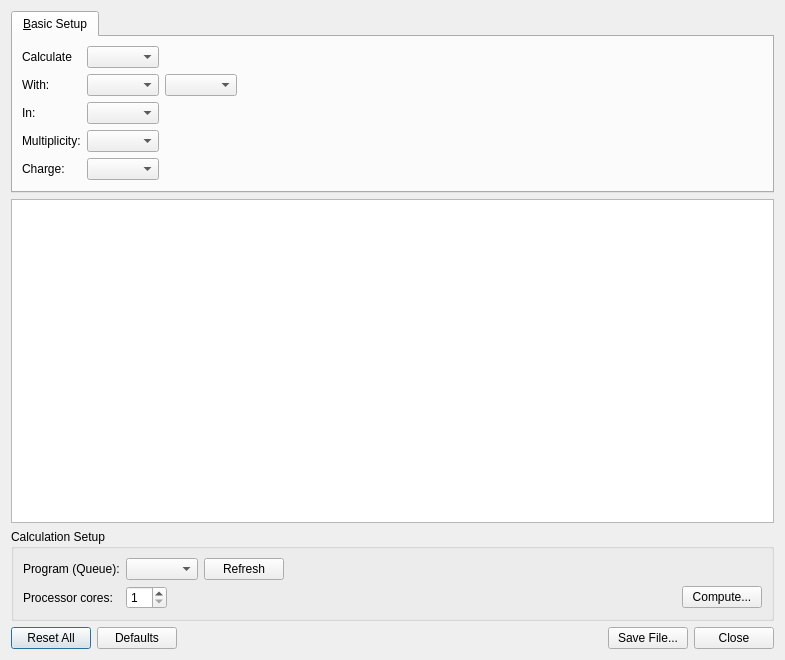
<?xml version="1.0" encoding="UTF-8"?>
<ui version="4.0">
 <class>GamessInputDialog</class>
 <widget class="QDialog" name="GamessInputDialog">
  <property name="geometry">
   <rect>
    <x>0</x>
    <y>0</y>
    <width>785</width>
    <height>660</height>
   </rect>
  </property>
  <property name="windowTitle">
   <string>GAMESS Input</string>
  </property>
  <layout class="QGridLayout">
   <item row="0" column="0">
    <widget class="QTabWidget" name="modeTab">
     <property name="currentIndex">
      <number>0</number>
     </property>
     <widget class="QWidget" name="basicWidget">
      <attribute name="title">
       <string>&amp;Basic Setup</string>
      </attribute>
      <layout class="QGridLayout">
       <item row="1" column="1">
        <layout class="QHBoxLayout">
         <item>
          <widget class="QComboBox" name="theoryCombo"/>
         </item>
         <item>
          <widget class="QComboBox" name="basisCombo">
           <property name="accessibleDescription">
            <string notr="true"/>
           </property>
          </widget>
         </item>
         <item>
          <spacer>
           <property name="orientation">
            <enum>Qt::Horizontal</enum>
           </property>
           <property name="sizeHint" stdset="0">
            <size>
             <width>16</width>
             <height>20</height>
            </size>
           </property>
          </spacer>
         </item>
        </layout>
       </item>
       <item row="3" column="1">
        <layout class="QHBoxLayout">
         <item>
          <widget class="QComboBox" name="multiplicityCombo"/>
         </item>
         <item>
          <spacer>
           <property name="orientation">
            <enum>Qt::Horizontal</enum>
           </property>
           <property name="sizeHint" stdset="0">
            <size>
             <width>40</width>
             <height>20</height>
            </size>
           </property>
          </spacer>
         </item>
        </layout>
       </item>
       <item row="3" column="0">
        <widget class="QLabel" name="label_5">
         <property name="text">
          <string>Multiplicity:</string>
         </property>
         <property name="alignment">
          <set>Qt::AlignLeading|Qt::AlignLeft|Qt::AlignVCenter</set>
         </property>
         <property name="buddy">
          <cstring>multiplicityCombo</cstring>
         </property>
        </widget>
       </item>
       <item row="0" column="1">
        <layout class="QHBoxLayout">
         <item>
          <widget class="QComboBox" name="calculateCombo"/>
         </item>
         <item>
          <spacer>
           <property name="orientation">
            <enum>Qt::Horizontal</enum>
           </property>
           <property name="sizeHint" stdset="0">
            <size>
             <width>40</width>
             <height>20</height>
            </size>
           </property>
          </spacer>
         </item>
        </layout>
       </item>
       <item row="2" column="1">
        <layout class="QHBoxLayout">
         <item>
          <widget class="QComboBox" name="stateCombo"/>
         </item>
         <item>
          <spacer>
           <property name="orientation">
            <enum>Qt::Horizontal</enum>
           </property>
           <property name="sizeHint" stdset="0">
            <size>
             <width>40</width>
             <height>20</height>
            </size>
           </property>
          </spacer>
         </item>
        </layout>
       </item>
       <item row="0" column="0">
        <widget class="QLabel" name="label">
         <property name="text">
          <string>Calculate</string>
         </property>
         <property name="alignment">
          <set>Qt::AlignLeading|Qt::AlignLeft|Qt::AlignVCenter</set>
         </property>
        </widget>
       </item>
       <item row="1" column="0">
        <widget class="QLabel" name="label_2">
         <property name="text">
          <string>With:</string>
         </property>
         <property name="alignment">
          <set>Qt::AlignLeading|Qt::AlignLeft|Qt::AlignVCenter</set>
         </property>
        </widget>
       </item>
       <item row="2" column="0">
        <widget class="QLabel" name="label_3">
         <property name="text">
          <string>In:</string>
         </property>
         <property name="alignment">
          <set>Qt::AlignLeading|Qt::AlignLeft|Qt::AlignVCenter</set>
         </property>
         <property name="buddy">
          <cstring>theoryCombo</cstring>
         </property>
        </widget>
       </item>
       <item row="5" column="0">
        <spacer>
         <property name="orientation">
          <enum>Qt::Vertical</enum>
         </property>
         <property name="sizeHint" stdset="0">
          <size>
           <width>20</width>
           <height>0</height>
          </size>
         </property>
        </spacer>
       </item>
       <item row="4" column="0">
        <widget class="QLabel" name="label_6">
         <property name="text">
          <string>Charge:</string>
         </property>
        </widget>
       </item>
       <item row="4" column="1">
        <layout class="QHBoxLayout" name="horizontalLayout">
         <item>
          <widget class="QComboBox" name="chargeCombo"/>
         </item>
         <item>
          <spacer name="horizontalSpacer">
           <property name="orientation">
            <enum>Qt::Horizontal</enum>
           </property>
           <property name="sizeHint" stdset="0">
            <size>
             <width>40</width>
             <height>20</height>
            </size>
           </property>
          </spacer>
         </item>
        </layout>
       </item>
      </layout>
     </widget>
    </widget>
   </item>
   <item row="4" column="0">
    <layout class="QHBoxLayout">
     <item>
      <widget class="QPushButton" name="resetAllButton">
       <property name="text">
        <string>Reset All</string>
       </property>
      </widget>
     </item>
     <item>
      <widget class="QPushButton" name="defaultsButton">
       <property name="text">
        <string>Defaults</string>
       </property>
      </widget>
     </item>
     <item>
      <spacer>
       <property name="orientation">
        <enum>Qt::Horizontal</enum>
       </property>
       <property name="sizeType">
        <enum>QSizePolicy::MinimumExpanding</enum>
       </property>
       <property name="sizeHint" stdset="0">
        <size>
         <width>10</width>
         <height>20</height>
        </size>
       </property>
      </spacer>
     </item>
     <item>
      <widget class="QPushButton" name="generateButton">
       <property name="text">
        <string>Save File...</string>
       </property>
      </widget>
     </item>
     <item>
      <widget class="QPushButton" name="closeButton">
       <property name="text">
        <string>Close</string>
       </property>
      </widget>
     </item>
    </layout>
   </item>
   <item row="2" column="0">
    <widget class="QTextEdit" name="previewText">
     <property name="sizePolicy">
      <sizepolicy hsizetype="Expanding" vsizetype="Expanding">
       <horstretch>0</horstretch>
       <verstretch>1</verstretch>
      </sizepolicy>
     </property>
    </widget>
   </item>
   <item row="3" column="0">
    <widget class="QGroupBox" name="groupBox">
     <property name="title">
      <string>Calculation Setup</string>
     </property>
     <layout class="QGridLayout" name="gridLayout">
      <item row="1" column="0">
       <widget class="QLabel" name="label_7">
        <property name="sizePolicy">
         <sizepolicy hsizetype="Maximum" vsizetype="Preferred">
          <horstretch>0</horstretch>
          <verstretch>0</verstretch>
         </sizepolicy>
        </property>
        <property name="text">
         <string>Processor cores:</string>
        </property>
       </widget>
      </item>
      <item row="0" column="0">
       <widget class="QLabel" name="label_4">
        <property name="sizePolicy">
         <sizepolicy hsizetype="Maximum" vsizetype="Preferred">
          <horstretch>0</horstretch>
          <verstretch>0</verstretch>
         </sizepolicy>
        </property>
        <property name="text">
         <string>Program (Queue):</string>
        </property>
       </widget>
      </item>
      <item row="0" column="1">
       <layout class="QHBoxLayout" name="horizontalLayout_2">
        <item>
         <widget class="QComboBox" name="programCombo">
          <property name="sizeAdjustPolicy">
           <enum>QComboBox::AdjustToContents</enum>
          </property>
         </widget>
        </item>
        <item>
         <widget class="QPushButton" name="refreshProgramsButton">
          <property name="text">
           <string>Refresh</string>
          </property>
         </widget>
        </item>
        <item>
         <spacer name="horizontalSpacer_2">
          <property name="orientation">
           <enum>Qt::Horizontal</enum>
          </property>
          <property name="sizeHint" stdset="0">
           <size>
            <width>40</width>
            <height>20</height>
           </size>
          </property>
         </spacer>
        </item>
       </layout>
      </item>
      <item row="1" column="1">
       <layout class="QHBoxLayout" name="horizontalLayout_3">
        <item>
         <widget class="QSpinBox" name="coresSpinBox">
          <property name="minimum">
           <number>1</number>
          </property>
         </widget>
        </item>
        <item>
         <spacer name="horizontalSpacer_3">
          <property name="orientation">
           <enum>Qt::Horizontal</enum>
          </property>
          <property name="sizeHint" stdset="0">
           <size>
            <width>40</width>
            <height>20</height>
           </size>
          </property>
         </spacer>
        </item>
        <item>
         <widget class="QPushButton" name="computeButton">
          <property name="text">
           <string>Compute...</string>
          </property>
         </widget>
        </item>
       </layout>
      </item>
     </layout>
    </widget>
   </item>
  </layout>
 </widget>
 <resources/>
 <connections/>
</ui>
